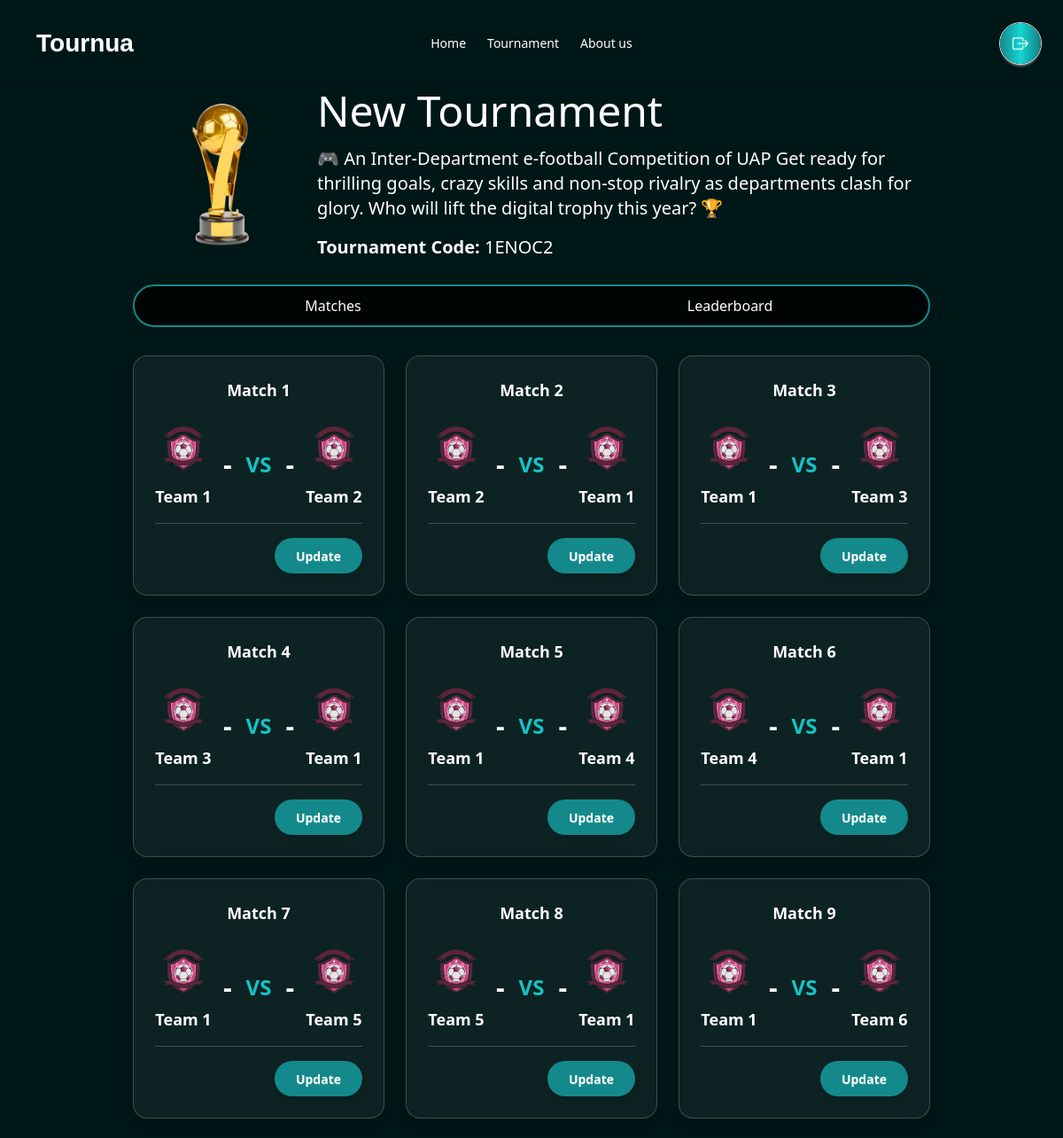
The page /Tournua/tournament/16 (upper part) on the database as committed earlier.
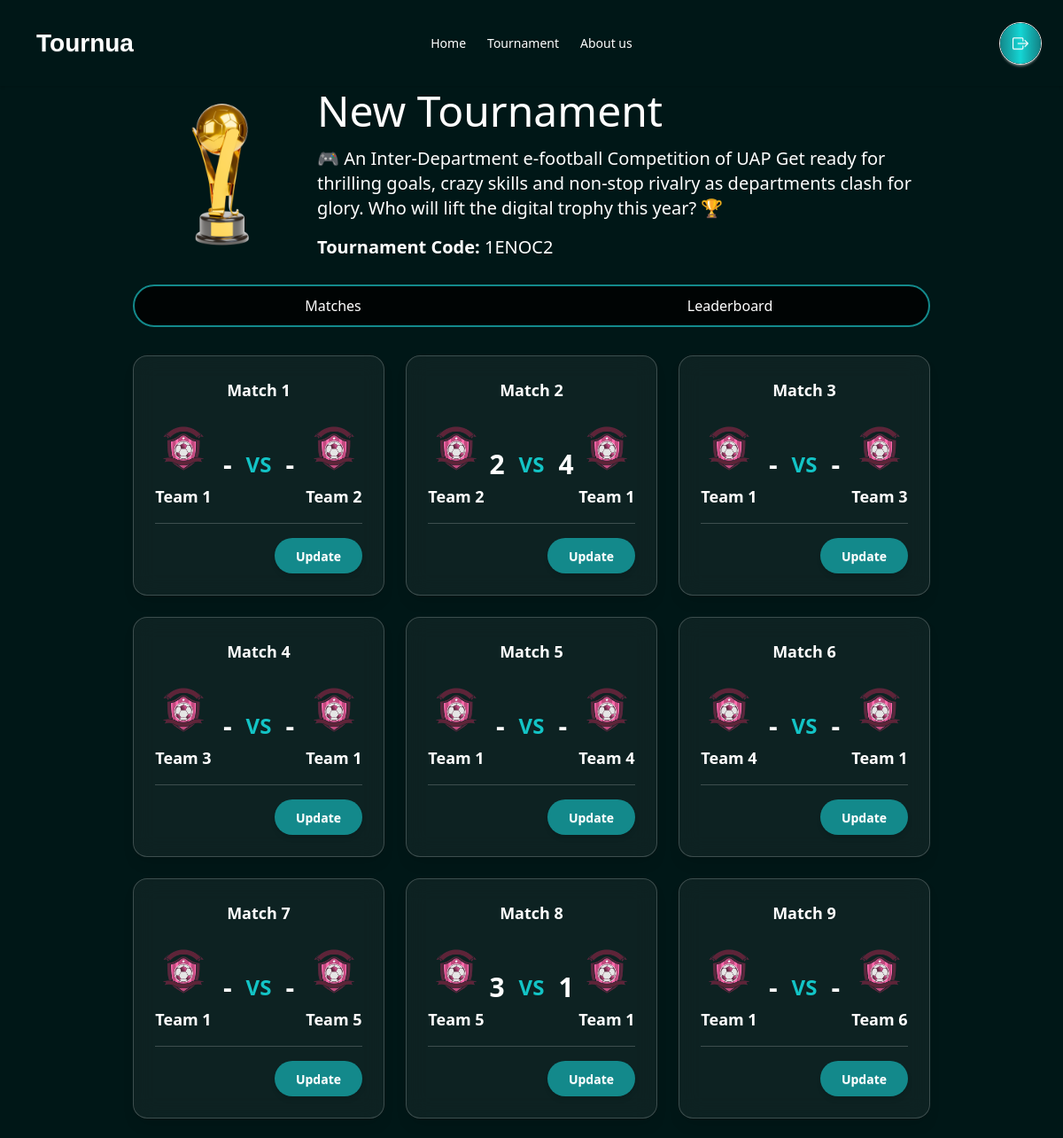
The same page on the database as committed later.
### tournua/models.py (models this page shows, shortened)
class Tournament(models.Model):
    user = models.ForeignKey(UserAccount, on_delete=models.CASCADE, related_name="tournaments")
    code = models.CharField(max_length=8, unique=True, editable=False)
    name = models.CharField(max_length=200)
    description = models.TextField(blank=True)
    trophy = models.ImageField(upload_to="trophies/", blank=True, null=True)
    tournament_type = models.CharField(max_length=50, choices=[("online", "Online"), ("offline", "Offline")])
    player_type = models.CharField(max_length=50, choices=[("single", "Single"), ("team", "Team")])
    format = models.CharField(max_length=50, choices=[("Knockout", "Knockout"), ("League", "League")])
    num_groups = models.IntegerField(default=2)
    teams_per_group = models.IntegerField(default=4)
    created_at = models.DateTimeField(auto_now_add=True)

class Match(models.Model):
    tournament = models.ForeignKey(Tournament, on_delete=models.CASCADE, related_name="matches")
    team1 = models.ForeignKey(Team, on_delete=models.CASCADE, related_name="team1_matches")
    team2 = models.ForeignKey(Team, on_delete=models.CASCADE, related_name="team2_matches")
    match_date = models.DateTimeField(blank=True, null=True)  # optional
    team1_score = models.IntegerField(default=0)
    team2_score = models.IntegerField(default=0)
    played = models.BooleanField(default=False)
    created_at = models.DateTimeField(auto_now_add=True)

class Team(models.Model):
    tournament = models.ForeignKey(Tournament, on_delete=models.CASCADE, related_name="teams")
    name = models.CharField(max_length=200)
    logo = models.ImageField(upload_to="team_logos/", blank=True, null=True)

### tournua/views.py (the view)
# urls.py: path("tournament/<int:tournament_id>", views.tournament_view, name="viewTournament"),
def tournament_view(request, tournament_id):
    tournament = get_object_or_404(Tournament, id=tournament_id)
    matches = Match.objects.filter(tournament=tournament).select_related('team1', 'team2').order_by('created_at')
    context = {
        'tournament': tournament,
        'matches': matches
    }
    return render(request, 'view.html', context)

### template/view.html (shortened to what this page needs)
{% load static %}
<!DOCTYPE html>
<html lang="en">
<head>
    <link href="https://cdn.jsdelivr.net/npm/daisyui@5" rel="stylesheet" type="text/css" />
    <script src="https://cdn.jsdelivr.net/npm/@tailwindcss/browser@4"></script>
    <link rel="stylesheet" href="https://cdn.jsdelivr.net/npm/bootstrap-icons@1.13.1/font/bootstrap-icons.min.css">
    <link rel="stylesheet" href="{% static 'css/style.css' %}">
</head>
<body class="bg-[#001717]">
<header>
    <div class="navbar shadow-sm px-2 py-6 lg:p-6">
        <div class="navbar-start">
            <a class="btn btn-ghost text-[28px] text-[#FFFFFF] font-cs-gelios">Tournua</a>
        </div>
        <div class="navbar-center hidden lg:flex">
            <ul class="menu menu-horizontal px-1 text-white">
                <li><a href="">Home</a></li>
                <li><a href="">Tournament</a></li>
                <li><a href="">About us</a></li>
            </ul>
        </div>
        <div class="navbar-end flex gap-4">
            <a href="{% url 'logout' %}" class="btn relative inline-flex items-center justify-center w-12 h-12 text-white bg-black rounded-full">
                <span class="absolute inset-0 rounded-full p-[2px] bg-gradient-to-r from-[#13898B] via-[#14D5D4] via-[#0C6083] to-[#118285]"></span>
                <span class="relative z-10 flex items-center justify-center w-full h-full rounded-full"><i class="bi bi-box-arrow-right text-lg"></i></span>
            </a>
        </div>
    </div>
</header>
<main>
<section class="flex items-center justify-center gap-4">
    <div class="mx-auto h-auto w-9/12 bg-cover bg-center">
        <div class="flex gap-2 justify-start items-center">
            <img src="{% static 'trophies/Trophy1.png' %}" alt="" class="w-50 h-50">
            <div class="text-white space-y-4">
                <p class="text-5xl">{{ tournament.name }}</p>
                <p class="text-xl">{{ tournament.description }}</p>
                <p class="text-xl"><b>Tournament Code:</b> {{ tournament.code }}</p>
            </div>
        </div>
        <div class="w-full flex rounded-3xl border-2 border-[#13898B] overflow-hidden text-white bg-[#000000]/80 backdrop-blur-md mt-6">
            <button class="w-1/2 py-2.5 font-medium transition-all duration-200 hover:bg-[#13898B]/30 focus:bg-[#13898B] focus:text-white">
                Matches
            </button>
            <button class="w-1/2 py-2.5 font-medium transition-all duration-200 hover:bg-[#13898B]/30 focus:bg-[#13898B] focus:text-white">
                Leaderboard
            </button>
        </div>
        <div class="grid grid-cols-1 sm:grid-cols-2 lg:grid-cols-3 xl:grid-cols-3 gap-6 mt-8 mb-8">
            {% for match in matches %}
            <div class="bg-white/5 backdrop-blur-md rounded-2xl border border-white/20 p-6 hover:scale-[1.02] hover:bg-white/20 transition duration-300 shadow-lg hover:border-[#13898B]">
                <p class="text-white text-center text-lg font-semibold mb-5">
                    Match {{ forloop.counter }}
                </p>
                <div class="flex items-center justify-between w-full">
                    <div class="flex flex-col items-center space-y-2">
                        <img src="{% static 'trophies/Logo1.png' %}" alt="Team 1 Logo" class="w-16 h-16">
                        <p class="text-lg text-white font-semibold text-center">{{ match.team1.name }}</p>
                    </div>
                    <div class="flex flex-col items-center space-y-2">
                        <div class="flex items-center gap-4 text-white text-3xl font-bold">
                            <span>{{ match.team1_score|default:"-" }}</span>
                            <span class="text-[#13C4C6] text-2xl">VS</span>
                            <span>{{ match.team2_score|default:"-" }}</span>
                        </div>
                    </div>
                    <div class="flex flex-col items-center space-y-2">
                        <img src="{% static 'trophies/Logo1.png' %}" alt="Team 2 Logo" class="w-16 h-16">
                        <p class="text-lg text-white font-semibold text-center">{{ match.team2.name }}</p>
                    </div>
                </div>
                <hr class="my-4 border-white/20">
                <div class="flex justify-end">
                    <label
                        for="verify_modal"
                        class="btn bg-[#13898B] hover:bg-[#0f6c6d] text-white rounded-3xl px-6 py-2 border-none shadow-md transition duration-200"
                        onclick="openModal('{{ match.id }}', '{{ match.team1.name }}', '{{ match.team2.name }}', '{{ match.team1_score }}', '{{ match.team2_score }}')">
                        Update
                    </label>
                </div>
            </div>
            {% endfor %}
        </div>
    </div>
</section>
</main>
</body>
</html>

### static/css/style.css (style rules this page uses)
.font-cs-gelios { font-family: "CS Gelios", sans-serif; }

Rows that differ between the two databases and show on the page:
changed Match (number 2 of 9 on the later page): team1_score "-" → "2"; team2_score "-" → "4"
changed Match (number 8 of 9 on the later page): team1_score "-" → "3"; team2_score "-" → "1"
